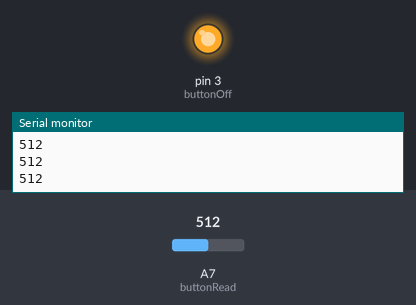
A sketch run on a simulated Arduino Nano, built with avr-gcc and run on an emulated ATmega328P. Shown: output pins drawn as LEDs (lit = HIGH), the last lines printed to the serial monitor. The test bench sets the inputs (shaded band); at power-on: A7 (buttonRead) = 512.

Above: at 1.2 s.
1.3 s: A7 (buttonRead) set to 531
At 3.3 s:
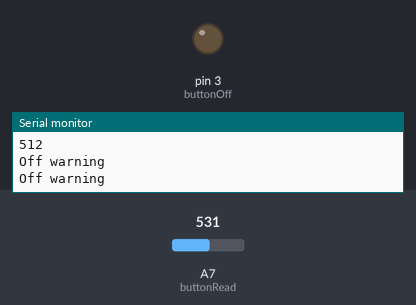
3.8 s: A7 (buttonRead) set to 511
At 4.8 s:
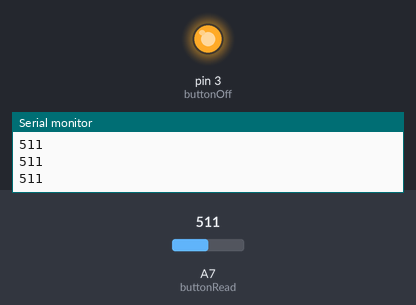
5.8 s: A7 (buttonRead) set to 716
At 7.9 s:
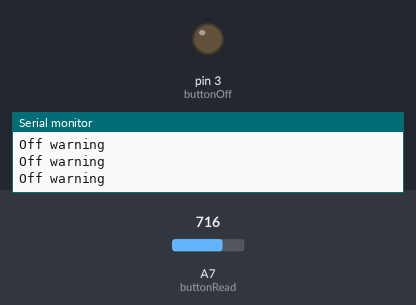
Timing chart, 0 to 9.4 s (numbered marks = the images above; inputs shaded):
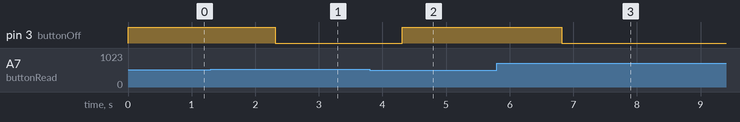

The sketch:

PowerLatchTest.ino
```cpp
int buttonRead = A7;
int buttonOff = 3;
int buttonVal = 0;

int powerOff = 0;

void setup() {
  pinMode(buttonRead, INPUT_PULLUP);
  pinMode(buttonOff, OUTPUT);
  Serial.begin(9600);
  digitalWrite(buttonOff, HIGH);
}

void loop()
{

  buttonVal = analogRead(buttonRead);


  if (buttonVal > 512)
  {
    powerOff = 1;
  }


  if (powerOff == 1)
  {
    Serial.println("Off warning");
    delay(1000);
    digitalWrite(buttonOff, LOW);
    powerOff = 0;

  }
  else
  {
    Serial.println(buttonVal);
    digitalWrite(buttonOff, HIGH);
  }
}
```

Measured:
- the behaviour switches between 512 and 513 on A7 (buttonRead) (found by bisection; images 0 and 1)
- after the input at 1.3 s, pin 3 (buttonOff): HIGH → LOW after 1.0 s
- after the input at 3.8 s, pin 3 (buttonOff): LOW → HIGH after 0.51 s
- after the input at 5.8 s, pin 3 (buttonOff): HIGH → LOW after 1.0 s
